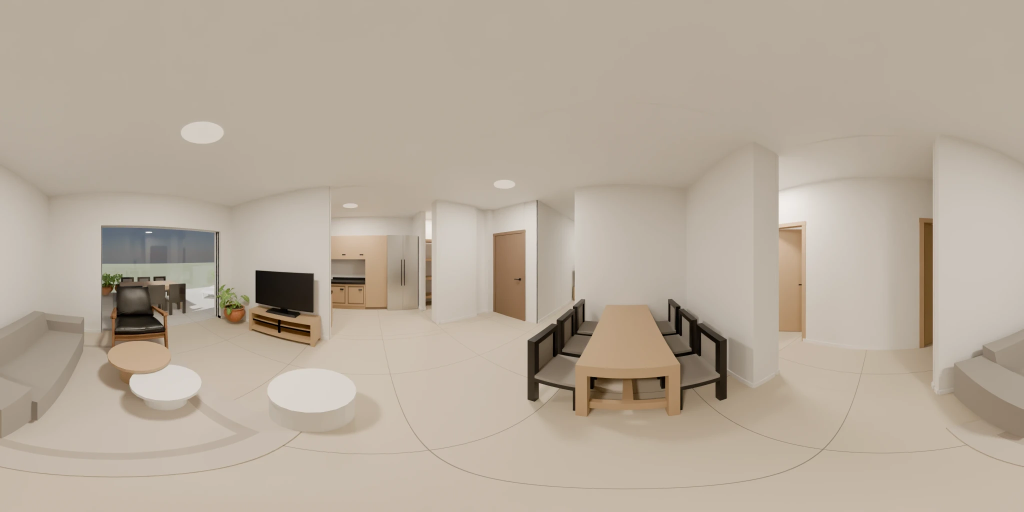
#> input picture Projects/Kedma_D1/dist/panos-original/03-living.webp, 2048 x 1024 px, given in place of white_plaster_02_Diffuse.jpg, which was not available (shown at 1/2 size)
$ python 09_web_textures.py ../../../../../Projects/Kedma_D1/dist/panos-original
#> lines starting #> are read from the running program, lines starting #| are printed output that depends on the picture
"""Step 09 ($0) - web textures for the real-time walkthrough: walk/tex/*.jpg + walk/sky/*.

Usage: python 09_web_textures.py <job root> [--go]   (--go downloads the 1k HDR + the tonemapped sky JPG from Poly Haven, CC0)
Colour decisions are baked into the JPGs here (the texture's light/dark pattern times the chosen colour), so the browser
loads finished materials: same look as the Blender scene (05_build_scene.py), one place per material.
"""
import sys
import urllib.request
from pathlib import Path

import numpy as np
from PIL import Image, ImageFilter

root = Path(sys.argv[1])
GO = "--go" in sys.argv
T = root / "assets" / "polyhaven" / "textures"
out = root / "walk" / "tex"
out.mkdir(parents=True, exist_ok=True)
SZ = 1024


def load(tex, m="Diffuse", size=SZ):
#> called with tex = 'white_plaster_02', m = 'Diffuse', size = 1024
    return Image.open(T / tex / f"{tex}_{m}.jpg").convert("RGB").resize((size, size), Image.LANCZOS)
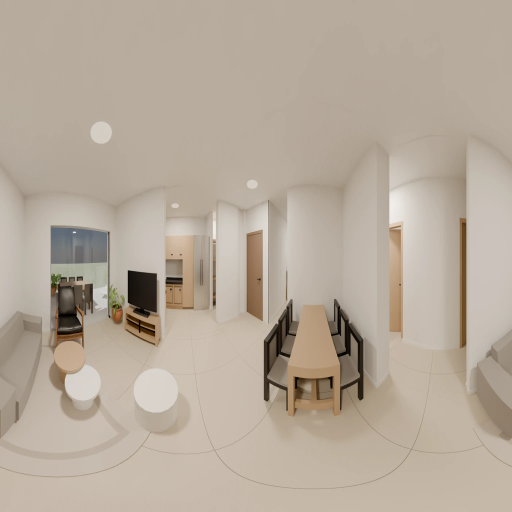
#> returned value: PIL image 1024x1024 RGB (shown at 1/2 size); mean R, G, B 181.7, 169.7, 155


def colourise(tex, rgb, var, name, size=SZ):
    a = np.asarray(load(tex, size=size)).astype(np.float32) / 255.0
    bw = a @ np.array([0.299, 0.587, 0.114], np.float32)
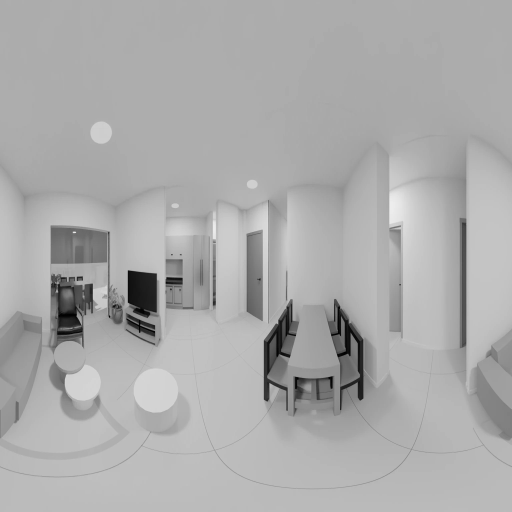
#> bw: shape (1024, 1024) float32 (shown at 1/2 size); min 0, max 0.946, mean 0.673
    k = bw * var + (1.0 - var * 0.5)
    o = np.clip(k[..., None] * np.array(rgb, np.float32)[None, None, :], 0, 1)
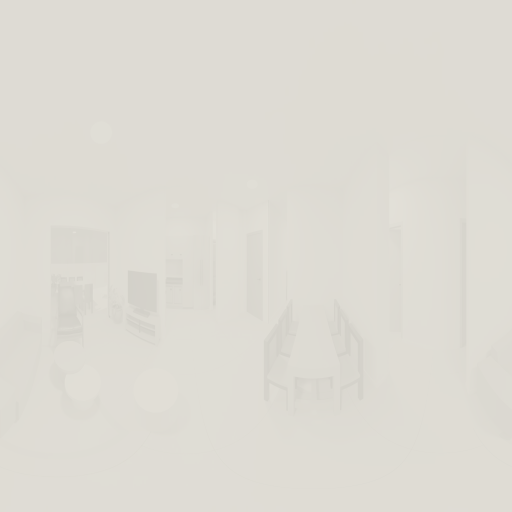
#> o: shape (1024, 1024, 3) float32 (shown at 1/2 size); mean of channels 0, 1, 2 0.873, 0.868, 0.825; drawn as R, G, B
    Image.fromarray((o * 255).astype(np.uint8)).save(out / f"{name}.jpg", quality=88)


def tinted(tex, rgb, name, size=SZ):
    a = np.asarray(load(tex, size=size)).astype(np.float32) / 255.0
    o = np.clip(a * np.array(rgb, np.float32), 0, 1)
    Image.fromarray((o * 255).astype(np.uint8)).save(out / f"{name}.jpg", quality=88)


def normal(tex, name, size=SZ):
    load(tex, "nor_gl", size).save(out / f"{name}_n.jpg", quality=90)
#> call 2 of load, with tex = 'white_plaster_02', m = 'nor_gl', size = 1024
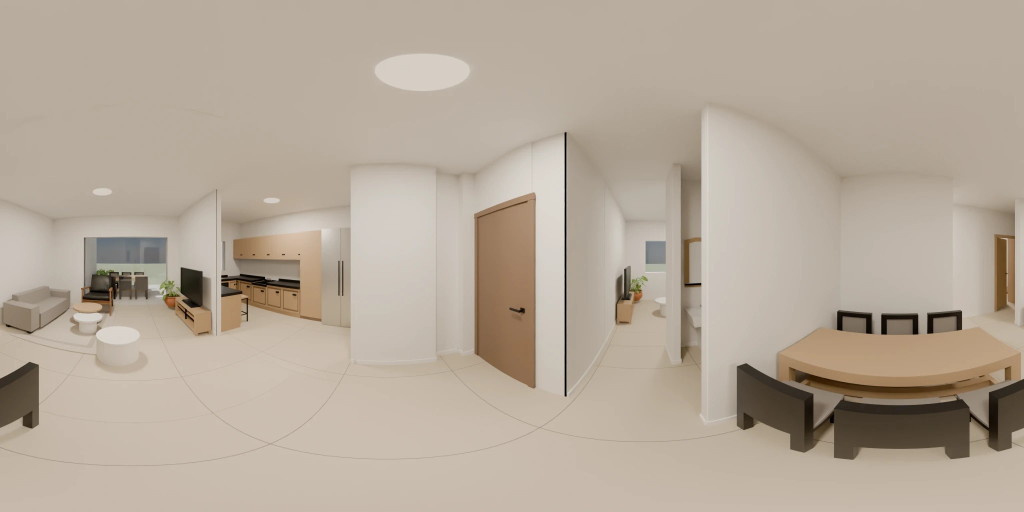
#> input picture Projects/Kedma_D1/dist/panos-original/04-dining.webp, 2048 x 1024 px, given in place of white_plaster_02_nor_gl.jpg, which was not available (shown at 1/2 size)
#> in load (call 2), `return Image.open(T / tex / f"{tex}_{m}.jpg").convert("RGB").resize((s..`:
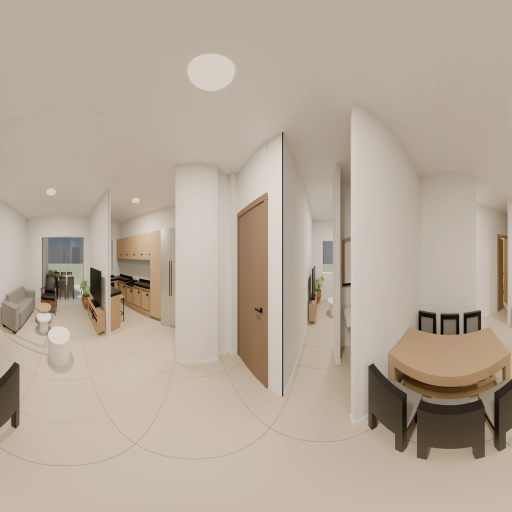
#> returned value: PIL image 1024x1024 RGB (shown at 1/2 size); mean R, G, B 180.8, 168.5, 153.6


def tile(tex, rgb, grout, name, size=SZ, gpx=4):
    """one square tile with its grout on the edge: repeat it once per tile size in the browser"""
#> called with tex = 'marble_01', rgb = (0.93, 0.92, 0.89), grout = (0.62, 0.61, 0.58), name = 'tile80', size = 1024, gpx = 4
    a = np.asarray(load(tex, size=size)).astype(np.float32) / 255.0
    a = np.clip(a * np.array(rgb, np.float32), 0, 1)
    a[:gpx, :] = grout
    a[:, :gpx] = grout
    Image.fromarray((a * 255).astype(np.uint8)).filter(ImageFilter.GaussianBlur(0.6)).save(out / f"{name}.jpg", quality=90)
    n = np.full((size, size, 3), (128, 128, 255), np.uint8)
    n[:gpx, :] = (128, 100, 230)
    n[:, :gpx] = (100, 128, 230)
    Image.fromarray(n).save(out / f"{name}_n.jpg", quality=92)
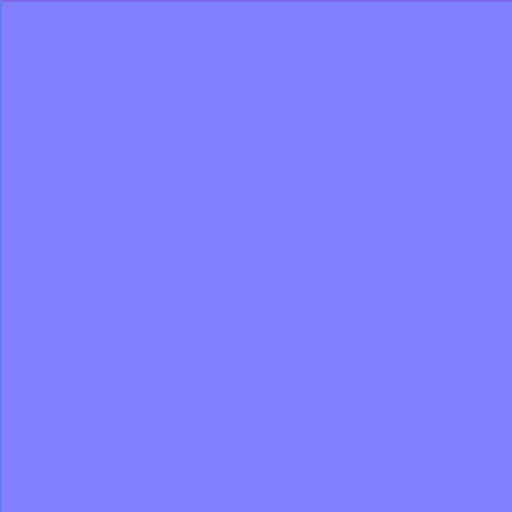
#> saved as tile80_n.jpg: PIL image 1024x1024 RGB (shown at 1/2 size); mean R, G, B 127.9, 127.9, 254.8


colourise("white_plaster_02", (0.86, 0.85, 0.82), 0.08, "wall")
normal("white_plaster_02", "wall")
colourise("white_plaster_02", (0.80, 0.79, 0.76), 0.15, "parapet")
tile("marble_01", (0.93, 0.92, 0.89), (0.62, 0.61, 0.58), "tile80")
tile("marble_01", (0.78, 0.77, 0.75), (0.55, 0.54, 0.52), "tile60")
#> call 2 of tile, with tex = 'marble_01', rgb = (0.78, 0.77, 0.75), grout = (0.55, 0.54, 0.52), name = 'tile60', size = 1024, gpx = 4
#> in tile (call 2), `a = np.clip(a * np.array(rgb, np.float32), 0, 1)`:
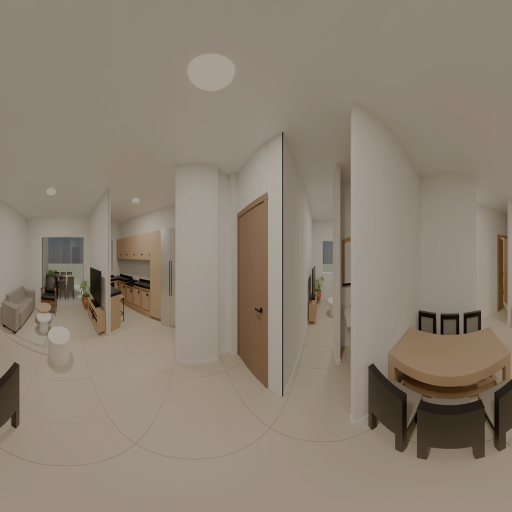
#> a: shape (1024, 1024, 3) float32 (shown at 1/2 size); mean R, G, B 0.554, 0.508, 0.452
colourise("laminate_floor_02", (0.60, 0.50, 0.40), 0.6, "parquet")
#> (the run stopped early here; a loop or call above may not have finished)
